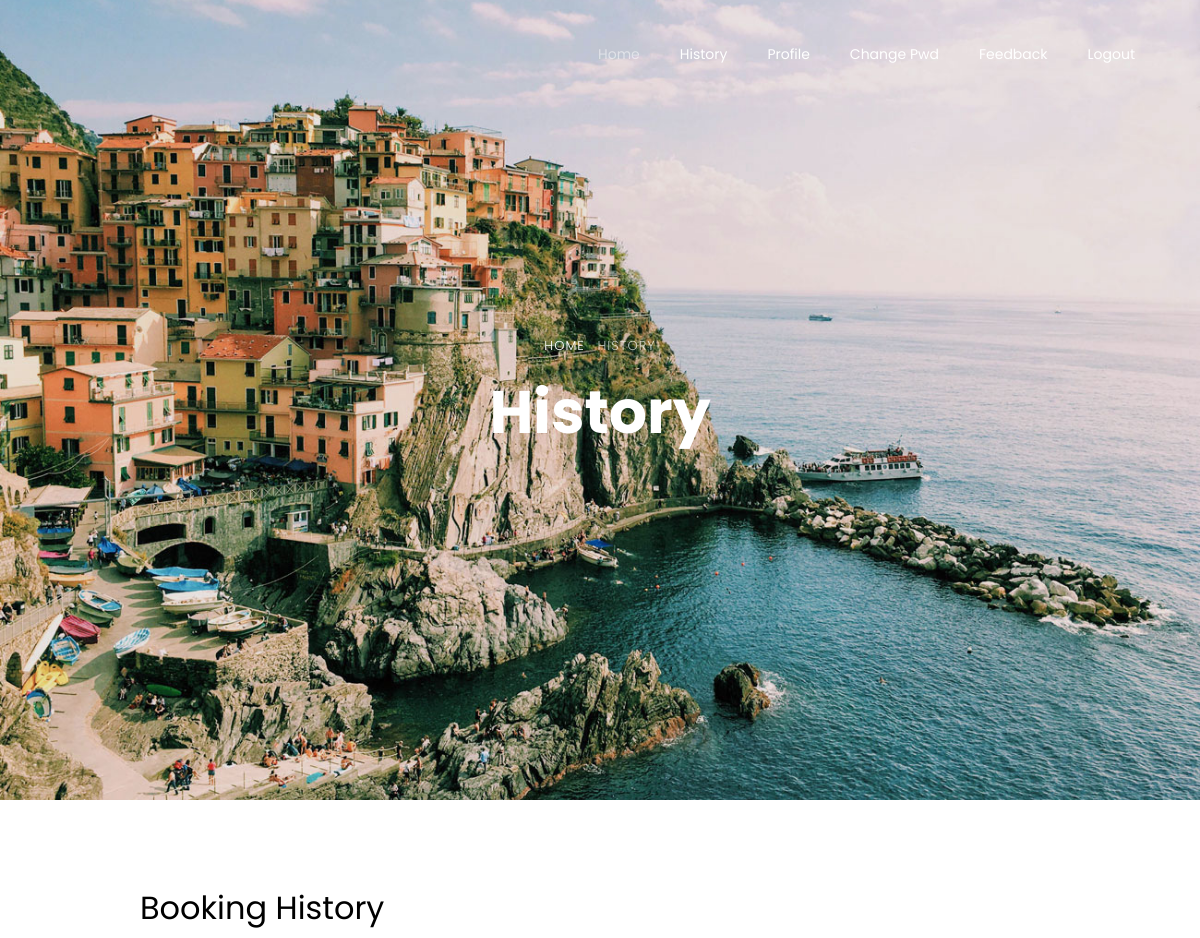
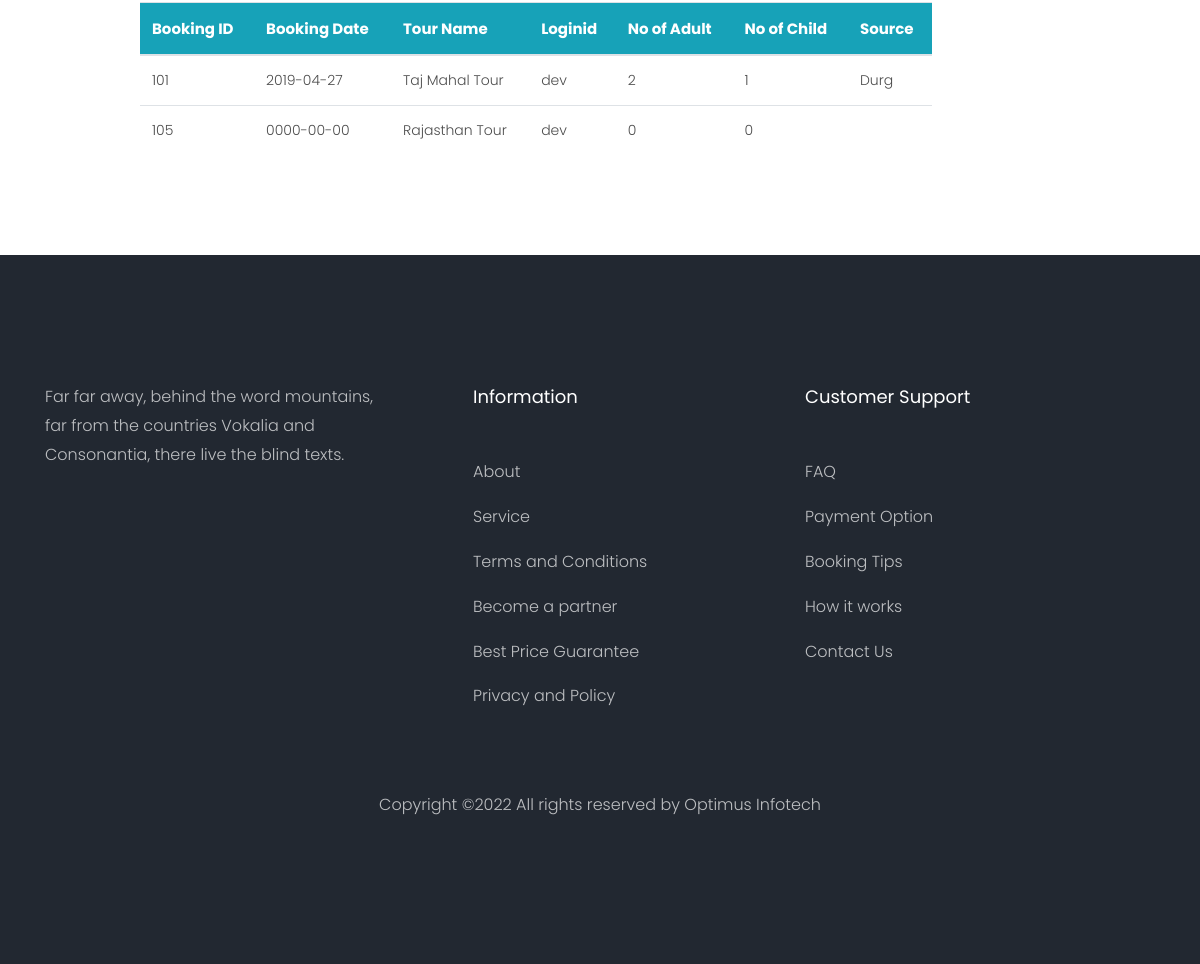
The app's page /Travel_Booking_System/User_History.php (signed in) with its own data (2 pictures, top to bottom).
### tables this page shows
CREATE TABLE IF NOT EXISTS `booking_tb` (
  `book_id` int(10) NOT NULL,
  `book_date` date NOT NULL,
  `travel_date` date NOT NULL,
  `tour_name` varchar(20) NOT NULL,
  `loginid` varchar(20) NOT NULL,
  `no_adult` int(10) NOT NULL,
  `no_child` int(10) NOT NULL,
  `source` varchar(50) NOT NULL,
  PRIMARY KEY (`book_id`)
);

### Travel_Booking_System/User_History.php (the view, shortened to what this page needs)
<!DOCTYPE html>
<html lang="en">
  <head>
    <link rel="stylesheet" href="css/open-iconic-bootstrap.min.css">
    <link rel="stylesheet" href="css/animate.css">
    <link rel="stylesheet" href="css/owl.carousel.min.css">
    <link rel="stylesheet" href="css/owl.theme.default.min.css">
    <link rel="stylesheet" href="css/magnific-popup.css">
    <link rel="stylesheet" href="css/aos.css">
    <link rel="stylesheet" href="css/ionicons.min.css">
    <link rel="stylesheet" href="css/bootstrap-datepicker.css">
    <link rel="stylesheet" href="css/jquery.timepicker.css">
    <link rel="stylesheet" href="css/flaticon.css">
    <link rel="stylesheet" href="css/icomoon.css">
    <link rel="stylesheet" href="css/style.css">
  </head>
  <body>
  <nav class="navbar navbar-expand-lg navbar-dark ftco_navbar bg-dark ftco-navbar-light" id="ftco-navbar">
    <div class="container">
      <div class="collapse navbar-collapse" id="ftco-nav">
         <ul class="navbar-nav ml-auto">
          <li class="nav-item active"><a href="User_Home.php" class="nav-link">Home</a></li>
          <li class="nav-item"><a href="User_History.php" class="nav-link">History</a></li>
		  <li class="nav-item"><a href="User_Profile.php" class="nav-link">Profile</a></li>
          <li class="nav-item"><a href="User_Change_Pwd.php" class="nav-link">Change Pwd</a></li>
		  <li class="nav-item"><a href="User_Feedback.php" class="nav-link">Feedback</a></li>
		  <li class="nav-item"><a href="Login.php" class="nav-link">Logout</a></li>
        </ul>
      </div>
    </div>
  </nav>
    <?php include "dbcon.php";?>
    <div class="hero-wrap js-fullheight" style="background-image: url('images/bg_3.jpg');height:300px">
      <div class="container">
        <div class="row no-gutters slider-text js-fullheight align-items-center justify-content-center" data-scrollax-parent="true">
          <div class="col-md-9 ftco-animate text-center" data-scrollax=" properties: { translateY: '70%' }">
            <p class="breadcrumbs" data-scrollax="properties: { translateY: '30%', opacity: 1.6 }"><span class="mr-2"><a href="index.html">Home</a></span> <span>History</span></p>
            <h1 class="mb-3 bread" data-scrollax="properties: { translateY: '30%', opacity: 1.6 }">History</h1>
          </div>
        </div>
      </div>
    </div>
		<section class="ftco-section contact-section ftco-degree-bg">
      <div class="container">
        <div class="row block-9">
		<div class="col-md-1 pr-md-5"></div>
          <div class="col-md-9 pr-md-5">
			<h2>Booking History</h2>
			<table class="table table-hover">
			<thead>
				<tr class="bg-info" style="color:white;font-size:15px">
					<th>Booking ID</th><th>Booking Date</th><th>Tour Name</th><th>Loginid</th><th>No of Adult</th><th>No of Child</th><th>Source</th>
				</tr>
			</thead>
			<tbody>
			<?php
			$id=$_SESSION["uid"];
			$result=mysql_query("select * from booking_tb where loginid='$id'",$db);
			while($row=mysql_fetch_array($result))
			{
				echo "<tr>";
				echo "<td>$row[0]</td><td>$row[1]</td><td>$row[3]</td><td>$row[4]</td><td>$row[5]</td><td>$row[6]</td><td>$row[7]</td>";
				echo "</tr>";
			}
			?>
			</tbody>
			</table>
          </div>
        </div>
      </div>
    </section>
    <footer class="ftco-footer ftco-bg-dark ftco-section">
      <div class="container">
        <div class="row mb-5">
          <div class="col-md">
            <div class="ftco-footer-widget mb-4">
              <p>Far far away, behind the word mountains, far from the countries Vokalia and Consonantia, there live the blind texts.</p>
              <ul class="ftco-footer-social list-unstyled float-md-left float-lft mt-5">
              </ul>
            </div>
          </div>
          <div class="col-md">
            <div class="ftco-footer-widget mb-4 ml-md-5">
              <h2 class="ftco-heading-2">Information</h2>
              <ul class="list-unstyled">
                <li><a href="#" class="py-2 d-block">About</a></li>
                <li><a href="#" class="py-2 d-block">Service</a></li>
                <li><a href="#" class="py-2 d-block">Terms and Conditions</a></li>
                <li><a href="#" class="py-2 d-block">Become a partner</a></li>
                <li><a href="#" class="py-2 d-block">Best Price Guarantee</a></li>
                <li><a href="#" class="py-2 d-block">Privacy and Policy</a></li>
              </ul>
            </div>
          </div>
          <div class="col-md">
             <div class="ftco-footer-widget mb-4">
              <h2 class="ftco-heading-2">Customer Support</h2>
              <ul class="list-unstyled">
                <li><a href="#" class="py-2 d-block">FAQ</a></li>
                <li><a href="#" class="py-2 d-block">Payment Option</a></li>
                <li><a href="#" class="py-2 d-block">Booking Tips</a></li>
                <li><a href="#" class="py-2 d-block">How it works</a></li>
                <li><a href="#" class="py-2 d-block">Contact Us</a></li>
              </ul>
            </div>
          </div>
        </div>
          <div class="row">
          <div class="col-md-12 text-center">
            <p>
  Copyright &copy;<script>document.write(new Date().getFullYear());</script> All rights reserved by <a href="https://colorlib.com" target="_blank">Optimus Infotech</a>
  </p>
          </div>
        </div>
      </div>
    </footer>
  </body>
</html>

### records on screen
booking_tb: book_id "101", book_date "2019-04-27", tour_name "Taj Mahal Tour", loginid "dev", no_adult "2", no_child "1", source "Durg"
booking_tb: book_id "105", book_date "0000-00-00", tour_name "Rajasthan Tour", loginid "dev", no_adult "0", no_child "0"
